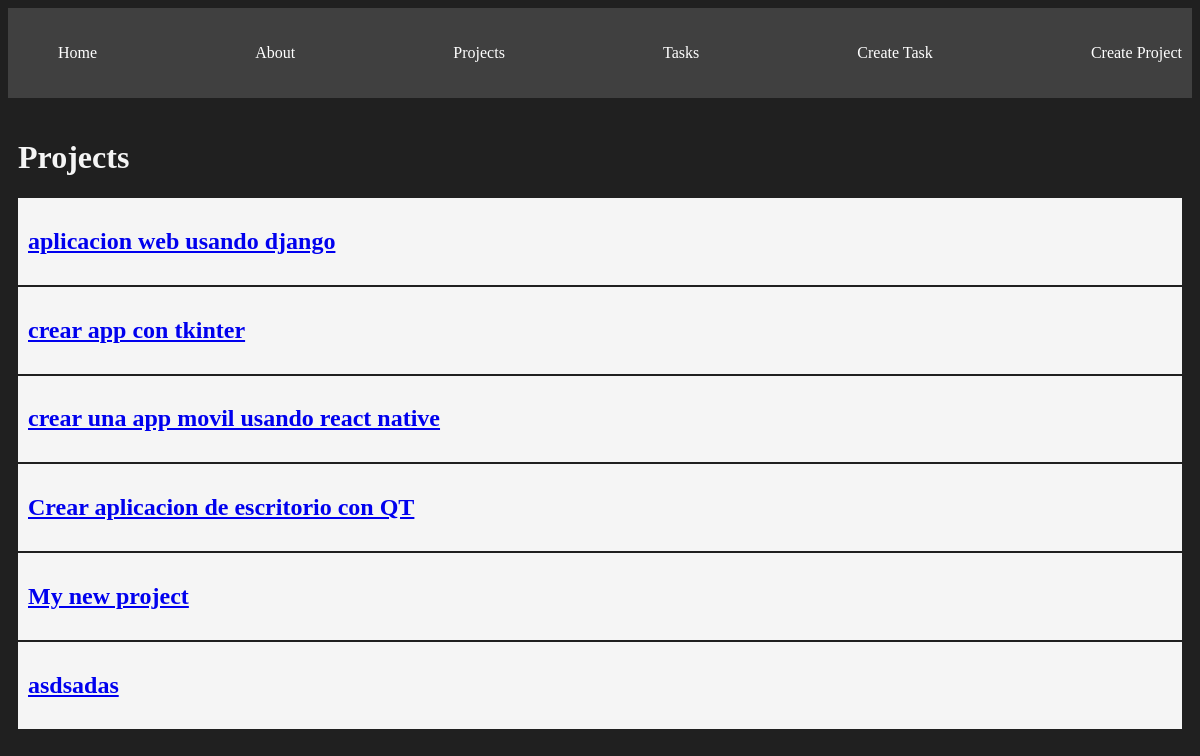
/projects/, run on the app's committed database.
### myapp/models.py (models this page shows, shortened)
class Project(models.Model):
    name = models.CharField(max_length=200)

### myapp/views.py (the view)
# urls.py: path('projects/', views.projects, name="projects"),
def projects(request):
    projects = Project.objects.all()
    return render(request, 'projects/projects.html', {
        'projects': projects
    })

### myapp/templates/projects/projects.html
{% extends 'layouts/base.html' %}
{% block content %}
<h1>Projects</h1>
{% for project in projects %}
<article class="card">
    <a href="{% url 'project_detail' project.id %}">
            <h1>{{project.name}}</h1>
    </a>
</article>
{% endfor %}
{% endblock %}

### myapp/static/styles/main.css (style rules this page uses)
body { background: #202020; color: whitesmoke; }
.card { background: whitesmoke; color: black; padding: 10px; margin-bottom: 2px; }

### data on the page
Project: name "aplicacion web usando django"
Project: name "crear app con tkinter"
Project: name "crear una app movil usando react native"
Project: name "Crear aplicacion de escritorio con QT"
Project: name "My new project"
Project: name "asdsadas"
